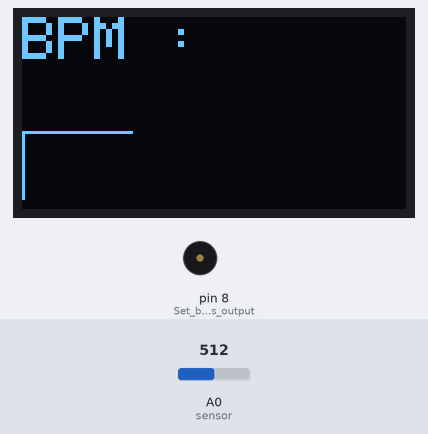
The sketch below on a simulated Arduino Uno, built with avr-gcc and run on an emulated ATmega328P. Parts: 128×64 one-colour display, buzzer (waves = sounding, pin HIGH). The test bench sets the inputs (shaded band); at power-on: A0 (sensor) = 512.

Above: at 2.2 s.
2.3 s: A0 (sensor) set to 716
At 4.96 s:
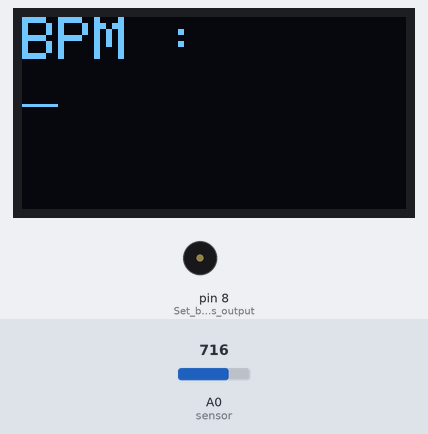
5.3 s: A0 (sensor) set to 900
At 5.61 s:
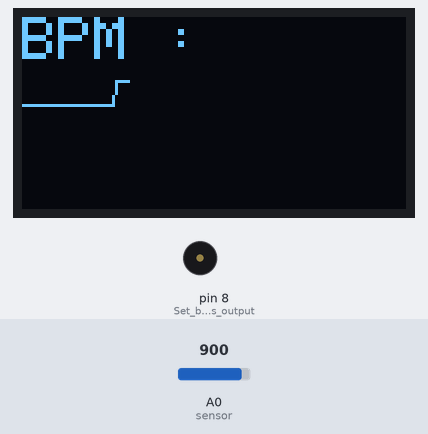
6.9 s: A0 (sensor) set to 1023
At 8.08 s:
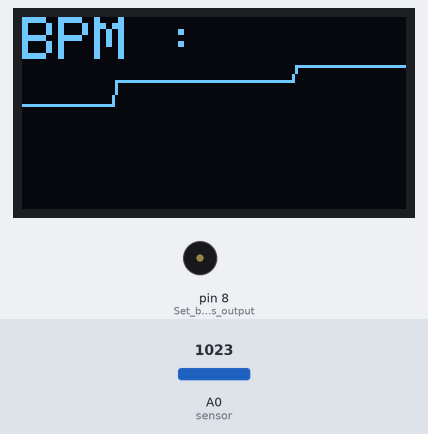
Timing chart, 0 to 9.9 s (numbered marks = the images above; inputs shaded):
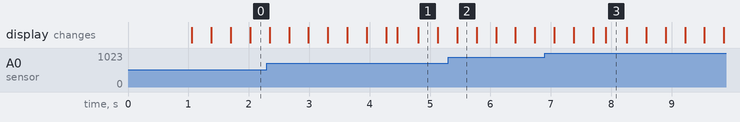

The sketch:

Heartbeat.ino
```cpp
#include <SPI.h>
#include <Wire.h>
#include <Adafruit_GFX.h>
#include <Adafruit_SSD1306.h>

Adafruit_SSD1306 srituhobby = Adafruit_SSD1306(128, 64, &Wire);

#define sensor A0
#define Highpulse 540

int sX = 0;
int sY = 60;
int x = 0;
int Svalue;
int value;
long Stime = 0;
long Ltime = 0;
int count = 0;
int Bpm = 0;
bool pulseDetected = false;

void setup() {
  Serial.begin(115200);  // Increased baud rate for better performance
  srituhobby.begin(SSD1306_SWITCHCAPVCC, 0x3C);
  delay(1000);
  srituhobby.clearDisplay();
  pinMode(8, OUTPUT); // Set buzzer pin as output
}

void loop() {
  Svalue = analogRead(sensor);
  value = map(Svalue, 0, 1024, 0, 45);

  int y = 60 - value;

  if (x > 128) {
    x = 0;
    sX = 0;
    srituhobby.clearDisplay();
  }

  srituhobby.drawLine(sX, sY, x, y, WHITE);
  sX = x;
  sY = y;
  x++;

  BPM();

  srituhobby.setCursor(0, 0);
  srituhobby.setTextSize(2);
  srituhobby.setTextColor(SSD1306_WHITE);
  srituhobby.print("BPM :");
  srituhobby.display();
}

void BPM() {
  if (Svalue > Highpulse && !pulseDetected) {
    pulseDetected = true;
    Stime = millis() - Ltime;
    count++;

    if (Stime / 1000 >= 60) {
      Ltime = millis();
      Bpm = count;
      count = 0;

      // Send BPM data to serial
      Serial.print("BPM:");
      Serial.println(Bpm);

      // Display on OLED
      srituhobby.setCursor(60, 0);
      srituhobby.setTextSize(2);
      srituhobby.setTextColor(SSD1306_WHITE);
      srituhobby.print(Bpm);
      srituhobby.print("   ");
      srituhobby.display();

      digitalWrite(8, HIGH);
      delay(100);
      digitalWrite(8, LOW);
    }
  }

  if (Svalue < Highpulse) {
    pulseDetected = false;
  }
}
```
